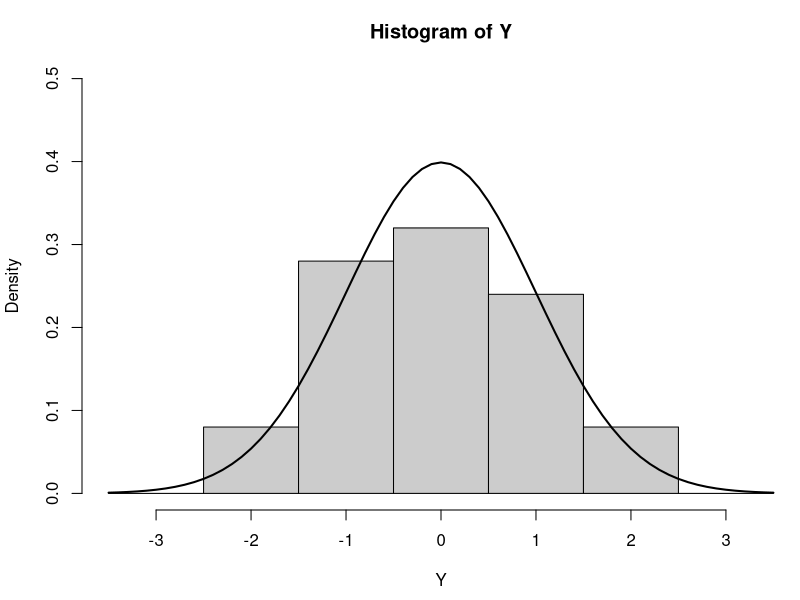
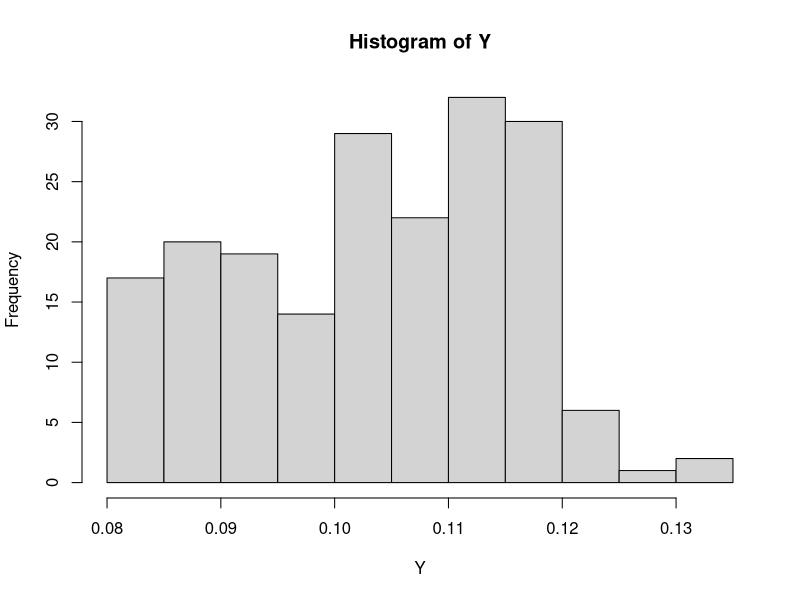
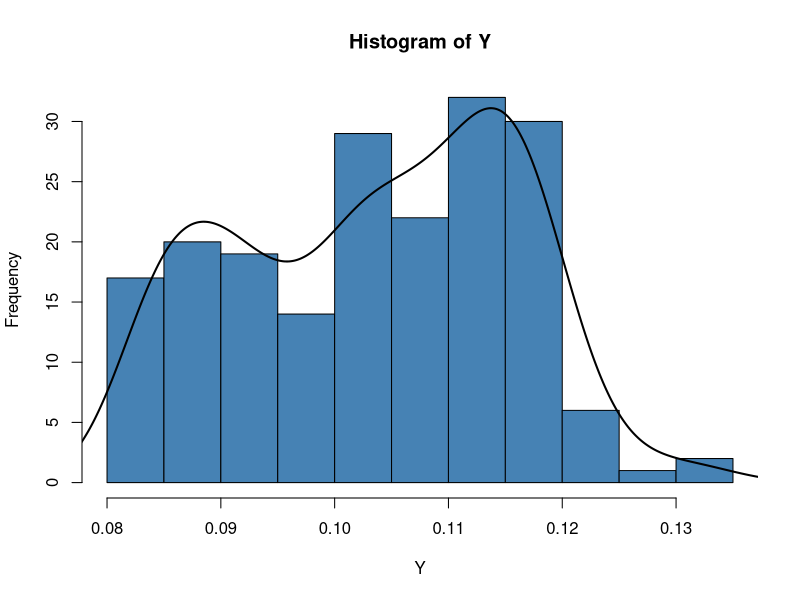
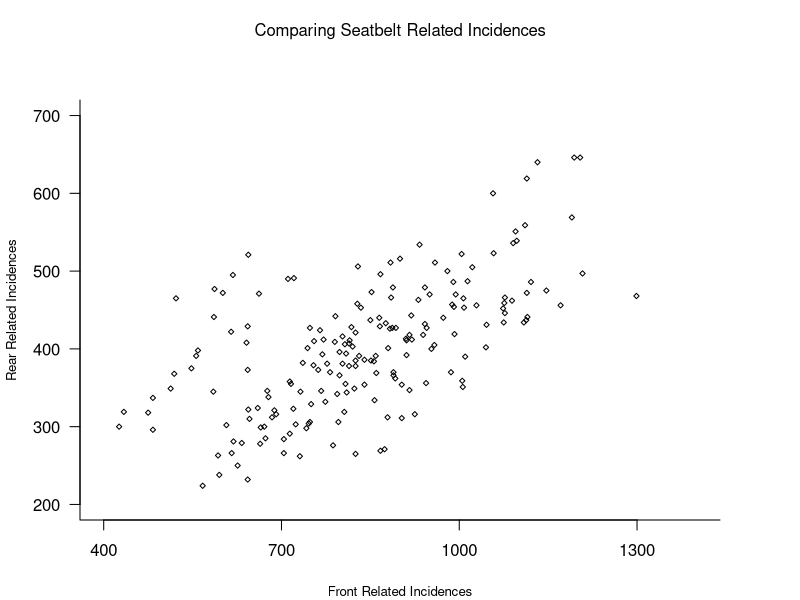
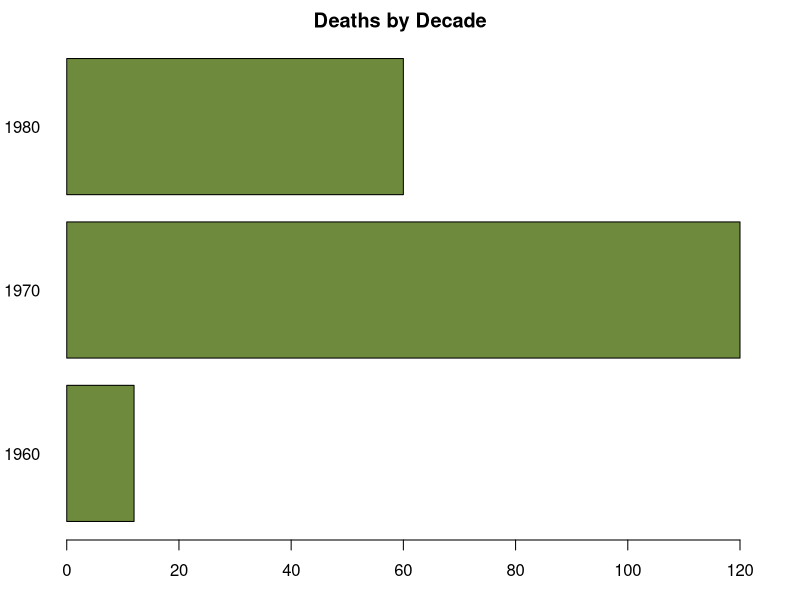
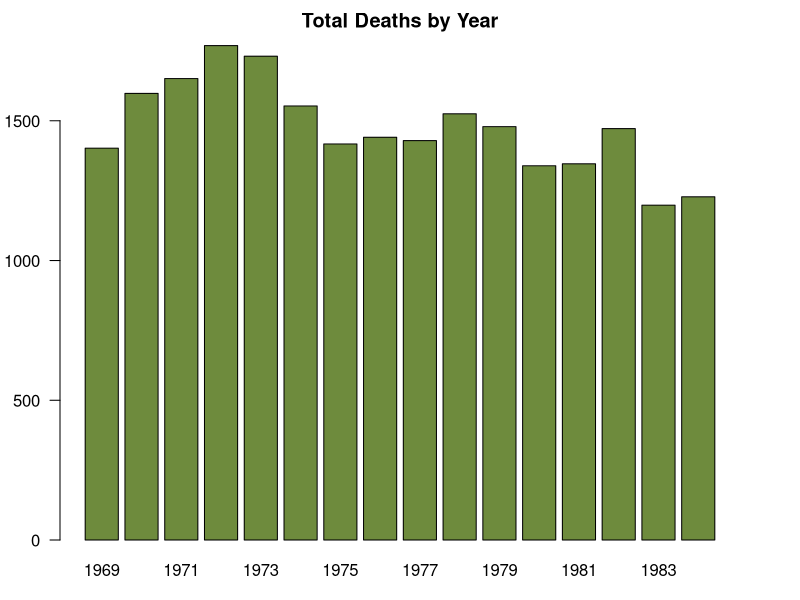
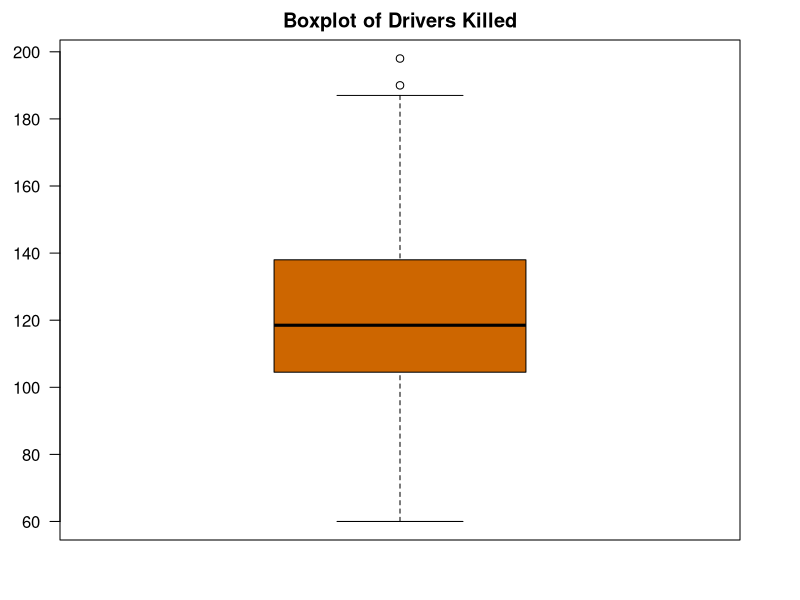
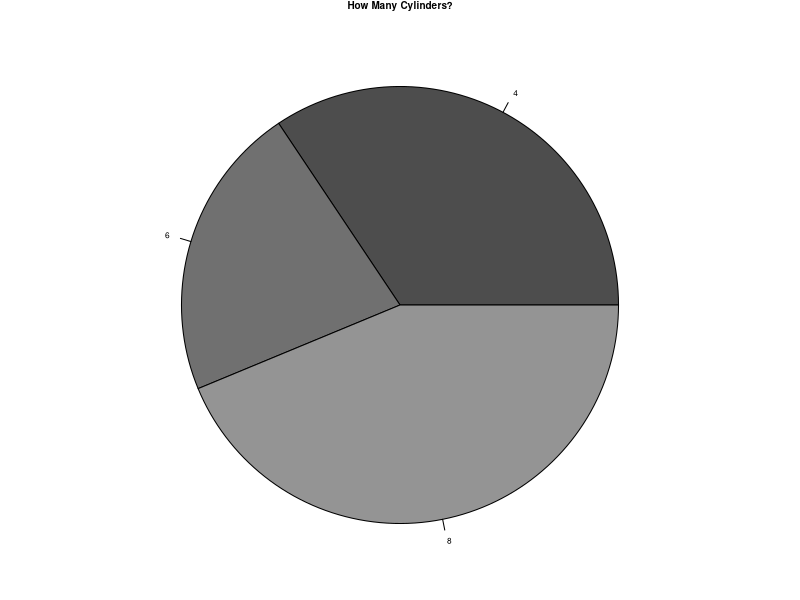

These charts were generated, in order, by the following R code:
## ---- chunk 1

data(Seatbelts)
seatbelt <- data.frame (Year=floor(time(Seatbelts)) ,
Month=factor(cycle(Seatbelts) ,
labels=month.abb) , Seatbelts)
# floor() returns largest integer smaller or equal
# time looks for execution time? establishes time series
# cycle just repeats it?
# month.abb means three letter abbreviation for English months
str(seatbelt)
#factors -> categorical variables - fixed, known set - think month - correlated number
head(seatbelt)

#Create a histogram
# Random data
Y <- rnorm(50)
# Make sure no Y exceed [-3.5, 3.5]
Y[Y < -3.5 | Y > 3.5] <- NA # Selection/set range
x <- seq(-3.5, 3.5, .1)
dn <- dnorm(x)
par(mar=c(4.5, 4.1, 3.1, 0))
hist(Y, breaks=seq(-3.5, 3.5), ylim=c(0, 0.5), 
     col="gray80", freq=FALSE)
lines(x, dnorm(x), lwd=2)
par(mar=c(5.1, 4.1, 4.1, 2.1))

Y <- seatbelt$PetrolPrice
dn <- dnorm(x)
hist(Y) #simple
hist(Y,col="steelblue")
lines(density(seatbelt$PetrolPrice),lwd =2, col = 'black')

#Create a Scatterplot
x <-seatbelt$front
y <-seatbelt$rear
par(las=1, mar=c(4, 4, 5, 4))
plot.new()
plot.window(xlim=c(400,1400), ylim=c(200, 700))
points(x, y, pch=5, cex=0.5)
par(col="black", fg="black", col.axis="black")
axis(1, at=seq(400, 1400, 300))
axis(2, at=seq(200,700,100))
#plotting a box on just 2 axes
box(bty="L")
mtext("Front Related Incidences", side=1, line=3, cex=0.8)
#las 0 means sideways label
mtext("Rear Related Incidences", side=2, line=3, las=0, cex=0.8)
mtext("Comparing Seatbelt Related Incidences", side=3, line=3,cex=1)
par(mar=c(3, 3, 2, 3), col="black", fg="black", col.axis="black")

#HorizontalBarChart
seatbelt$decade <- 10 * (seatbelt$Year %/% 10)
fatalitiesbydecade <- table(seatbelt$decade)
barplot(fatalitiesbydecade, 
        main = "Deaths by Decade",
        xlab = "Decade",
        ylab = "Number of Deaths",
        col = "darkolivegreen4",
        horiz=TRUE)

#VerticalBarChart

deaths_by_year <- tapply(seatbelt$DriversKilled, seatbelt$Year, sum)

barplot(deaths_by_year,
        main = "Total Deaths by Year",
        xlab = "Year",
        ylab = "Total Deaths",
        col = "darkolivegreen4",
        names.arg = unique(seatbelt$Year),
        ylim = c(0, max(deaths_by_year) + 20)) 

#BoxPlot
boxplot(seatbelt$DriversKilled,
        main = "Boxplot of Drivers Killed",
        ylab = "Deaths",
        col = "darkorange3",
        border = "black")

#PieChart - mtcars 
#note to self - take note of which datsets are appropriate for different forms of graphs in the future

data(mtcars)

# Create a pie chart showing the distribution of cylinder counts
data(mtcars)
View(mtcars)
cylinder_counts <- table(mtcars$cyl)
par(mar=c(0, 2, 1, 2), xpd=FALSE, cex=0.5)
pie(cylinder_counts, 
    labels = names(cylinder_counts), 
    main = "How Many Cylinders?", col = gray(seq(0.3,1.0,length=6)))

## ---- chunk 2
library(tidyverse)
data(Seatbelts)
seatbelt <- data.frame (Year=floor(time(Seatbelts)) ,
Month=factor(cycle(Seatbelts) ,
labels=month.abb) , Seatbelts)
# floor() returns largest integer smaller or equal
# time looks for execution time? establishes time series
# cycle just repeats it?
# month.abb means three letter abbreviation for English months
View(seatbelt)
str(seatbelt)
#factors -> categorical variables - fixed, known set - think month - correlated number
head(seatbelt)

#Create a histogram - original
# Y <- seatbelt$PetrolPrice
# dn <- dnorm(x)
# hist(Y) #simple
# hist(Y,col="steelblue")
# lines(density(seatbelt$PetrolPrice),lwd =2, col = 'black')

Y <- seatbelt$PetrolPrice
ggplot(data = data.frame(Y = Y), aes(x = Y)) +
  geom_histogram(color = 'black', fill = 'steelblue', bins = 30) +
  geom_density(color = 'black', linewidth = 1) +
  labs(title = 'Histogram of Petrol Price',
       x = 'Petrol Price',
       y = 'Frequency') +
  theme_minimal()

#Create a Scatterplot (basics notes)
# x <-seatbelt$front
#y <-seatbelt$rear
#par(las=1, mar=c(4, 4, 5, 4))
#plot.new()
#plot.window(xlim=c(400,1400), ylim=c(200, 700))
#points(x, y, pch=5, cex=0.5)
#par(col="black", fg="black", col.axis="black")
#axis(1, at=seq(400, 1400, 300))
#axis(2, at=seq(200,700,100))
##plotting a box on just 2 axes
#box(bty="L")
#mtext("Front Related Incidences", side=1, line=3, cex=0.8)
#las 0 means sideways label
#mtext("Rear Related Incidences", side=2, line=3, las=0, cex=0.8)
#mtext("Comparing Seatbelt Related Incidences", side=3, line=3,cex=1)
#par(mar=c(3, 3, 2, 3), col="black", fg="black", col.axis="black")

#Scatterplot ggplot2
x <-seatbelt$front
y <-seatbelt$rear
ggplot(data = data.frame(x = x, y = y), aes(x = x, y = y)) +
  geom_point(shape = 24, size = 3, fill = "mediumpurple3") +
  xlim(400, 1400) +
  ylim(200, 700) +
  labs(title = "Comparing Seatbelt Related Incidences",
       x = "Front Related Incidences",
       y = "Rear Related Incidences") +
  theme_minimal() 



#HorizontalBarChart
seatbelt$decade <- 10 * (seatbelt$Year %/% 10)
fatalitiesbydecade <- table(seatbelt$decade)
ggplot(data = data.frame(decade = as.factor(names(fatalitiesbydecade)),
                         deaths = as.numeric(fatalitiesbydecade)), 
       aes(x = decade, y = deaths, fill = decade)) +
  geom_bar(stat = "identity") +
  labs(title = "Deaths by Decade",
       x = "Decade",
       y = "Number of Deaths") +
  theme_minimal() +
  scale_fill_manual(values = c("darkolivegreen4", "darkolivegreen2", "darkolivegreen4")) +
  coord_flip()




#VerticalBarChart

deaths_by_year <- tapply(seatbelt$DriversKilled, seatbelt$Year, sum)
deaths_by_year_df <- data.frame(Year = as.numeric(names(deaths_by_year)),
                                TotalDeaths = as.numeric(deaths_by_year))

ggplot(data = deaths_by_year_df, aes(x = factor(Year), y = TotalDeaths, fill = factor(Year))) +
  geom_bar(stat = "identity") +
  labs(title = "Total Deaths by Year",
       x = "Year",
       y = "Total Deaths") +
  theme_minimal() +
  scale_fill_manual(values = c("darkolivegreen4", "darkolivegreen4", "darkolivegreen4", "darkolivegreen4","darkolivegreen4","darkolivegreen4","darkolivegreen4","darkolivegreen4","darkolivegreen4","darkolivegreen4","darkolivegreen4","darkolivegreen4","darkolivegreen4","darkolivegreen4","darkolivegreen4","darkolivegreen4")) +
  ylim(0, max(deaths_by_year) + 20)





#BoxPlot boxplot(seatbelt$DriversKilled,
# main = "Boxplot of Drivers Killed",
# ylab = "Deaths",
#col = "darkorange3",
# border = "black")

ggplot(data = data.frame(DriversKilled = seatbelt$DriversKilled), 
       aes(y = DriversKilled)) +
  geom_boxplot(color = "black", fill = "darkorange3") +
  labs(title = "Boxplot of Drivers Killed",
       ylab = "Deaths") +
  theme_minimal()

#PieChart - mtcars 
#note to self - take note of which datsets are appropriate for different forms of graphs in the future

data(mtcars)

# Create a pie chart showing the distribution of cylinder counts
data(mtcars)
View(mtcars)
cylinder_counts <- table(mtcars$cyl)

#Data Frame
pie_data <- data.frame(
  cylinder = factor(names(cylinder_counts), levels = names(cylinder_counts)),
  count = as.numeric(cylinder_counts)
)

# Calculate percentages for the labels
pie_data$percent <- pie_data$count / sum(pie_data$count) * 100
pie_data$label <- paste0(pie_data$cylinder, "\n", round(pie_data$percent, 1), "%")

#actual plot
ggplot(data = pie_data, aes(x = "", y = percent, fill = cylinder)) +
  geom_bar(width = 1, stat = "identity") +
  coord_polar("y") +
  theme_void() +
  theme(
    plot.title = element_text(hjust = 0.5, size = 14),
    legend.position = "none"
  ) +
  ggtitle("How Many Cylinders?") +
  geom_text(aes(label = label), position = position_stack(vjust = 0.5))

## ---- chunk 3
data(Seatbelts)
seatbelt <- data.frame (Year=floor(time(Seatbelts)) ,
Month=factor(cycle(Seatbelts) ,
labels=month.abb) , Seatbelts)
x <-seatbelt$front
y <-seatbelt$rear
par(las=1, mar=c(4, 4, 5, 4))
plot.new()
plot.window(xlim=c(400,1400), ylim=c(200, 700))
points(x, y, pch=5, cex=0.5)
par(col="black", fg="black", col.axis="black")
axis(1, at=seq(400, 1400, 300))
axis(2, at=seq(200,700,100))
#plotting a box on just 2 axes
box(bty="L")
mtext("Front Related Incidences", side=1, line=3, cex=0.8)
#las 0 means sideways label
mtext("Rear Related Incidences", side=2, line=3, las=0, cex=0.8)
mtext("Comparing Seatbelt Related Incidences", side=3, line=3,cex=1)
par(mar=c(3, 3, 2, 3), col="black", fg="black", col.axis="black")

#Examples
#pdf(“rplot.pdf”): pdf file
#png(“rplot.png”): png file
#jpeg(“rplot.jpg”): jpeg file
#postscript(“rplot.ps”): postscript file
#bmp(“rplot.bmp”): bmp file
#win.metafile(“rplot.wmf”): windows metafile

#png
png("scatterplot.png")

par(las=1, mar=c(4, 4, 5, 4))
plot.new()
plot.window(xlim=c(400,1400), ylim=c(200, 700))
points(x, y, pch=5, cex=0.5)
par(col="black", fg="black", col.axis="black")
axis(1, at=seq(400, 1400, 300))
axis(2, at=seq(200,700,100))
#plotting a box on just 2 axes
box(bty="L")
mtext("Front Related Incidences", side=1, line=3, cex=0.8)
#las 0 means sideways label
mtext("Rear Related Incidences", side=2, line=3, las=0, cex=0.8)
mtext("Comparing Seatbelt Related Incidences", side=3, line=3,cex=1)
par(mar=c(3, 3, 2, 3), col="black", fg="black", col.axis="black")

dev.off()

#jpg
png("scatterplot.jpg")

par(las=1, mar=c(4, 4, 5, 4))
plot.new()
plot.window(xlim=c(400,1400), ylim=c(200, 700))
points(x, y, pch=5, cex=0.5)
par(col="black", fg="black", col.axis="black")
axis(1, at=seq(400, 1400, 300))
axis(2, at=seq(200,700,100))
#plotting a box on just 2 axes
box(bty="L")
mtext("Front Related Incidences", side=1, line=3, cex=0.8)
#las 0 means sideways label
mtext("Rear Related Incidences", side=2, line=3, las=0, cex=0.8)
mtext("Comparing Seatbelt Related Incidences", side=3, line=3,cex=1)
par(mar=c(3, 3, 2, 3), col="black", fg="black", col.axis="black")

dev.off()

#svg
png("scatterplot.svg")

par(las=1, mar=c(4, 4, 5, 4))
plot.new()
plot.window(xlim=c(400,1400), ylim=c(200, 700))
points(x, y, pch=5, cex=0.5)
par(col="black", fg="black", col.axis="black")
axis(1, at=seq(400, 1400, 300))
axis(2, at=seq(200,700,100))
#plotting a box on just 2 axes
box(bty="L")
mtext("Front Related Incidences", side=1, line=3, cex=0.8)
#las 0 means sideways label
mtext("Rear Related Incidences", side=2, line=3, las=0, cex=0.8)
mtext("Comparing Seatbelt Related Incidences", side=3, line=3,cex=1)
par(mar=c(3, 3, 2, 3), col="black", fg="black", col.axis="black")

dev.off()

#tiff
png("scatterplot.tiff")

par(las=1, mar=c(4, 4, 5, 4))
plot.new()
plot.window(xlim=c(400,1400), ylim=c(200, 700))
points(x, y, pch=5, cex=0.5)
par(col="black", fg="black", col.axis="black")
axis(1, at=seq(400, 1400, 300))
axis(2, at=seq(200,700,100))
#plotting a box on just 2 axes
box(bty="L")
mtext("Front Related Incidences", side=1, line=3, cex=0.8)
#las 0 means sideways label
mtext("Rear Related Incidences", side=2, line=3, las=0, cex=0.8)
mtext("Comparing Seatbelt Related Incidences", side=3, line=3,cex=1)
par(mar=c(3, 3, 2, 3), col="black", fg="black", col.axis="black")

dev.off()

#bmg
png("scatterplot.bmg")

par(las=1, mar=c(4, 4, 5, 4))
plot.new()
plot.window(xlim=c(400,1400), ylim=c(200, 700))
points(x, y, pch=5, cex=0.5)
par(col="black", fg="black", col.axis="black")
axis(1, at=seq(400, 1400, 300))
axis(2, at=seq(200,700,100))
#plotting a box on just 2 axes
box(bty="L")
mtext("Front Related Incidences", side=1, line=3, cex=0.8)
#las 0 means sideways label
mtext("Rear Related Incidences", side=2, line=3, las=0, cex=0.8)
mtext("Comparing Seatbelt Related Incidences", side=3, line=3,cex=1)
par(mar=c(3, 3, 2, 3), col="black", fg="black", col.axis="black")

dev.off()

#notes - PNG has the highest quality, whereas jpg and tiff have lower qualities. We cannot access the svg and bmg as presented with full graphics.


